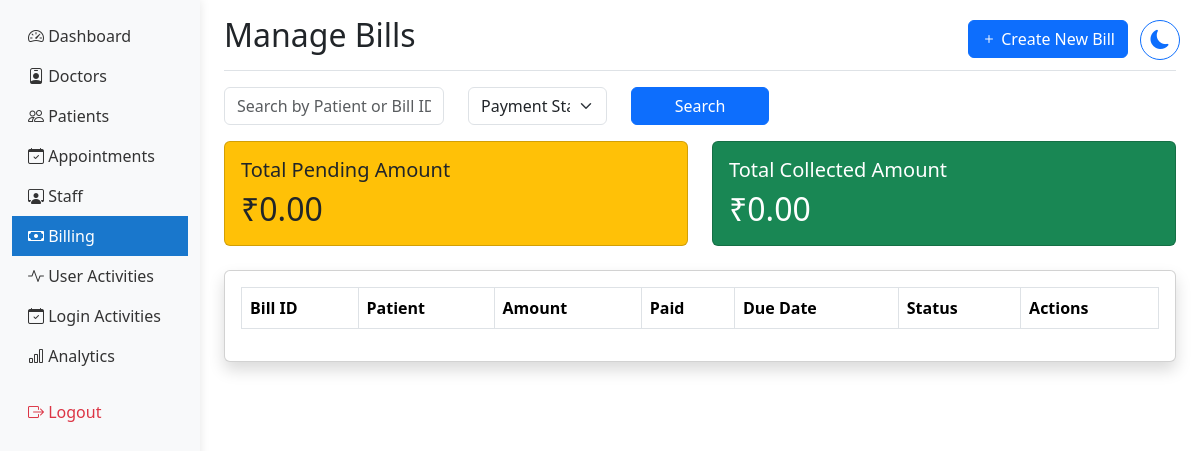
Before: /bills/ (signed in) with the older database file.
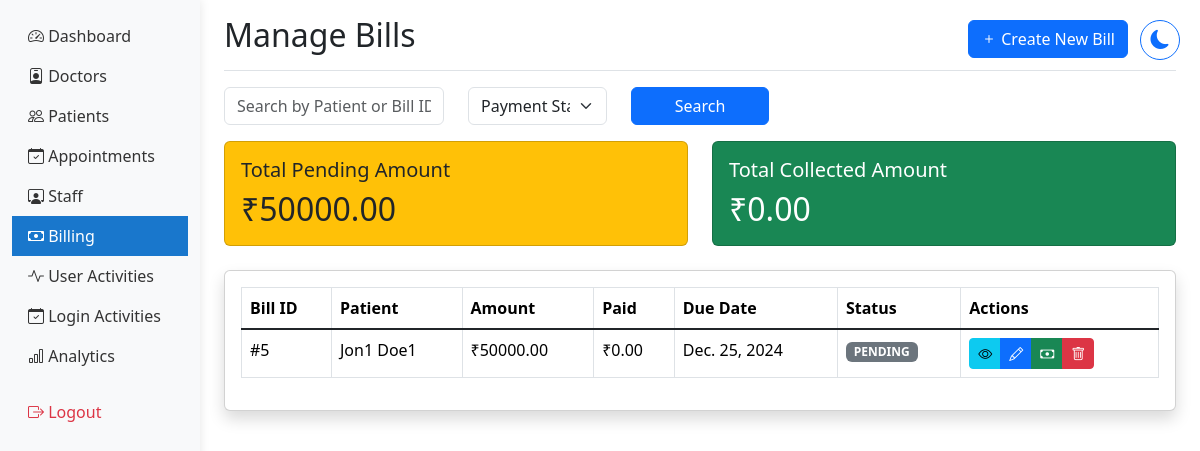
After: the same page with the newer database file.
### hmsapp/models.py (models this page shows, shortened)
class Bill(models.Model):
    PAYMENT_STATUS = [
        ('PENDING', 'Pending'),
        ('PAID', 'Paid'),
        ('PARTIALLY_PAID', 'Partially Paid'),
        ('OVERDUE', 'Overdue'),
    ]
    patient = models.ForeignKey(Patient, on_delete=models.CASCADE, related_name='bills')
    treatment = models.OneToOneField(Treatment, on_delete=models.CASCADE, related_name='bill')
    amount = models.DecimalField(max_digits=10, decimal_places=2)
    payment_status = models.CharField(max_length=20, choices=PAYMENT_STATUS, default='PENDING')
    due_date = models.DateField()
    paid_amount = models.DecimalField(max_digits=10, decimal_places=2, default=0)
    payment_date = models.DateField(null=True, blank=True)
    payment_method = models.CharField(max_length=50, blank=True)
    created_at = models.DateTimeField(auto_now_add=True)
    updated_at = models.DateTimeField(auto_now=True)
    class Meta:
        ordering = ['-created_at']
    @property
    def remaining_amount(self):
        return self.amount - self.paid_amount

class Patient(models.Model):
    BLOOD_GROUPS = [
        ('A+', 'A+'), ('A-', 'A-'),
        ('B+', 'B+'), ('B-', 'B-'),
        ('O+', 'O+'), ('O-', 'O-'),
        ('AB+', 'AB+'), ('AB-', 'AB-'),
    ]
    GENDER_CHOICES = [
        ('MALE', 'Male'),
        ('FEMALE', 'Female'),
        ('OTHER', 'Other'),
    ]
    user = models.OneToOneField(User, on_delete=models.CASCADE)  # Changed to OneToOneField
    patient_name = models.CharField(max_length=100)  # Removed blank=True
    date_of_birth = models.DateField()
    blood_group = models.CharField(max_length=5, choices=BLOOD_GROUPS)  # Added choices
    gender = models.CharField(max_length=10, choices=GENDER_CHOICES)  # Added choices
    nationality = models.CharField(max_length=50)
    referred_by = models.CharField(max_length=100, blank=True)
    phone_number = models.CharField(max_length=15, validators=[phone_regex])
    address = models.TextField(blank=True)
    emergency_contact_name = models.CharField(max_length=100)
    emergency_contact_phone = models.CharField(max_length=15, validators=[phone_regex])
    medical_history = models.TextField(blank=True)
    drug_allergies = models.TextField(blank=True)
    food_allergies = models.TextField(blank=True)
    created_at = models.DateTimeField(auto_now_add=True)
    updated_at = models.DateTimeField(auto_now=True)
    patient_id = models.CharField(max_length=9, unique=True, blank=True)
    profile_picture = models.ImageField(
        upload_to='patients/profile_pics/',
        null=True,
        blank=True,
        validators=[FileExtensionValidator(['jpg', 'jpeg', 'png'])]
    )
    age = models.IntegerField(null=True, blank=True)

### hmsapp/views.py (the view)
# urls.py: path('bills/', views.manage_bills, name='manage_bills'),
@login_required
@user_passes_test(lambda u: u.groups.filter(name__in=['Staff', 'Administrators']).exists())
def manage_bills(request):
    search_query = request.GET.get('search', '')
    status_filter = request.GET.get('status')
    bills = Bill.objects.select_related('patient', 'treatment')
    if search_query:
        bills = bills.filter(
            Q(patient__user__first_name__icontains=search_query) |
            Q(patient__user__last_name__icontains=search_query) |
            Q(bill_number__icontains=search_query)
        )
    if status_filter:
        bills = bills.filter(payment_status=status_filter)
    total_paid = bills.aggregate(total_payments=Sum('paid_amount'))['total_payments'] or Decimal('0.00')
    total_pending = bills.filter(
        payment_status__in=['PENDING', 'PARTIALLY_PAID', 'OVERDUE']
    ).aggregate(
        pending_amount=Sum('amount') - Sum('paid_amount')
    )['pending_amount'] or Decimal('0.00')
    context = {
        'bills': bills.order_by('-created_at'),
        'total_paid': total_paid,
        'total_pending': total_pending,
    }
    return render(request, 'shared/manage_bills.html', context)

### hmsapp/context_processors.py (called while the page is built)
def base_template(request):
    if request.user.is_authenticated:
        if request.user.groups.filter(name='Doctors').exists():
            base_template = 'doctor/base_doctor.html'
        elif request.user.groups.filter(name='Administrators').exists():
            base_template = 'hosp_admin/base_admin.html'
        else:
            base_template = 'staff/base_staff.html'
    else:
        base_template = 'staff/base_staff.html'
    return {'base_template': base_template}

### hmsapp/templates/shared/manage_bills.html (shortened to what the changed rows need)
{% extends base_template %}
{% load static %}
{% block content %}
<div class="d-flex justify-content-between flex-wrap flex-md-nowrap align-items-center pt-3 pb-2 mb-3 border-bottom">
    <h1 class="h2">Manage Bills</h1>
</div>
<div class="row mb-4">
    <div class="col-md-6">
        <div class="card bg-warning text-dark h-100">
            <div class="card-body">
                <h5 class="card-title">Total Pending Amount</h5>
                <h2 class="card-text">₹{{ total_pending|floatformat:2 }}</h2>
            </div>
        </div>
    </div>
    <div class="col-md-6">
        <div class="card bg-success text-white h-100">
            <div class="card-body">
                <h2 class="card-text">₹{{ total_paid|floatformat:2 }}</h2>
            </div>
        </div>
    </div>
</div>
<div class="card shadow mb-4">
    <div class="card-body">
        <div class="table-responsive">
            <table class="table table-bordered" id="billsTable" width="100%" cellspacing="0">
                <thead>
                    <tr>
                        <th>Bill ID</th>
                        <th>Patient</th>
                        <th>Amount</th>
                        <th>Paid</th>
                        <th>Due Date</th>
                        <th>Status</th>
                        <th>Actions</th>
                    </tr>
                </thead>
                <tbody>
                    {% for bill in bills %}
                    <tr>
                        <td>#{{ bill.id }}</td>
                        <td>{{ bill.patient.patient_name }}</td>
                        <td>₹{{ bill.amount|floatformat:2 }}</td>
                        <td>₹{{ bill.paid_amount|floatformat:2 }}</td>
                        <td>{{ bill.due_date }}</td>
                        <td>
                            <span class="badge {% if bill.payment_status == 'PAID' %}bg-success
                                           {% elif bill.payment_status == 'PARTIALLY_PAID' %}bg-warning
                                           {% elif bill.payment_status == 'OVERDUE' %}bg-danger
                                           {% else %}bg-secondary{% endif %}">
                                {{ bill.payment_status }}
                            </span>
                        </td>
                        <td>
                            <div class="btn-group" role="group">
                                <a href="{% url 'view_bill' bill.id %}" class="btn btn-sm btn-info">
                                    <i class="bi bi-eye"></i>
                                </a>
                                <a href="{% url 'edit_bill' bill.id %}" class="btn btn-sm btn-primary">
                                    <i class="bi bi-pencil"></i>
                                </a>
                                {% if bill.payment_status != 'PAID' %}
                                <button type="button" class="btn btn-sm btn-success"
                                        onclick="showPaymentModal('{{ bill.id }}', '{{ bill.remaining_amount|floatformat:2 }}')">
                                    <i class="bi bi-cash"></i>
                                </button>
                                {% endif %}
                                <button type="button" class="btn btn-sm btn-danger" data-bs-toggle="modal" data-bs-target="#deleteBill{{ bill.id }}">
                                    <i class="bi bi-trash"></i>
                                </button>
                            </div>
                        </td>
                    </tr>
                    {% endfor %}
                </tbody>
            </table>
        </div>
    </div>
</div>
{% endblock %}

Changed rows visible on the page:
added Bill: id "5", patient.patient_name "Jon1 Doe1", amount "50000.00", paid_amount "0.00", due_date "Dec. 25, 2024", payment_status "PENDING"
Other visible differences:
{{ total_pending|floatformat:2 }}: "0.00" → "50000.00"
